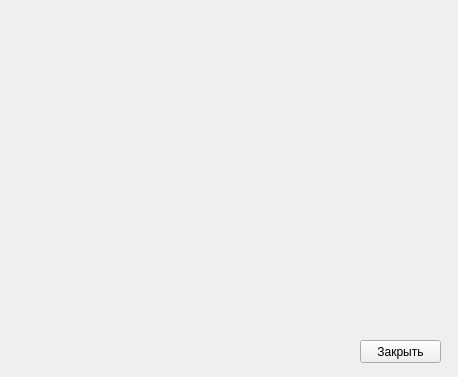
<?xml version="1.0" encoding="UTF-8"?>
<ui version="4.0">
 <class>Form</class>
 <widget class="QWidget" name="Form">
  <property name="geometry">
   <rect>
    <x>0</x>
    <y>0</y>
    <width>458</width>
    <height>377</height>
   </rect>
  </property>
  <property name="windowTitle">
   <string>Form</string>
  </property>
  <widget class="QPushButton" name="close_button">
   <property name="geometry">
    <rect>
     <x>360</x>
     <y>340</y>
     <width>81</width>
     <height>23</height>
    </rect>
   </property>
   <property name="text">
    <string>Закрыть</string>
   </property>
  </widget>
 </widget>
 <resources/>
 <connections/>
</ui>
